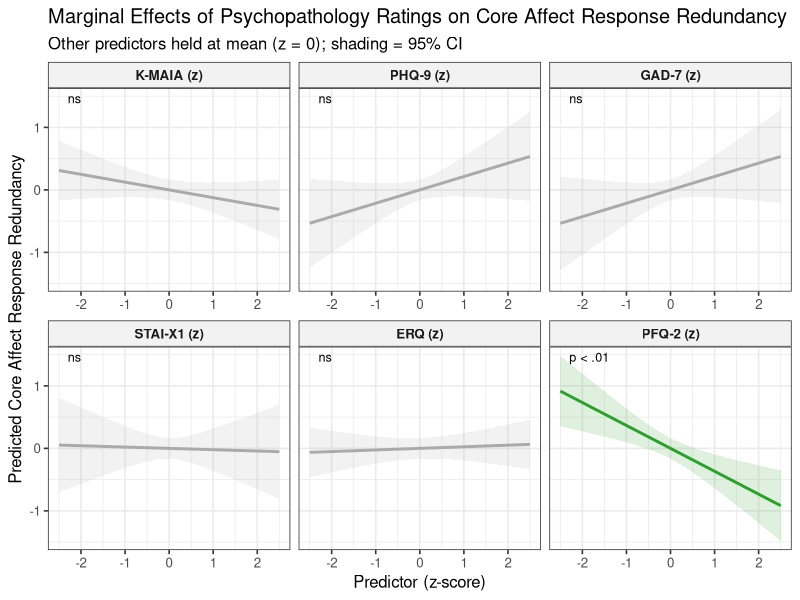
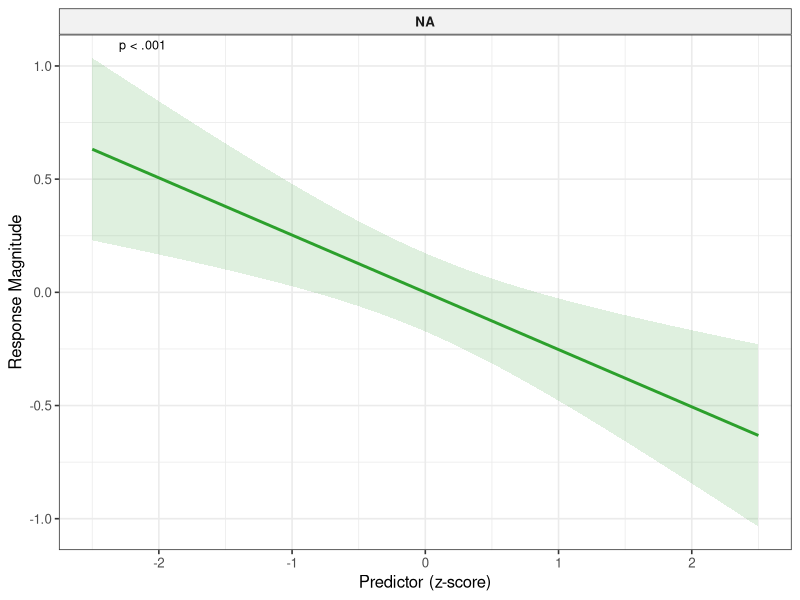
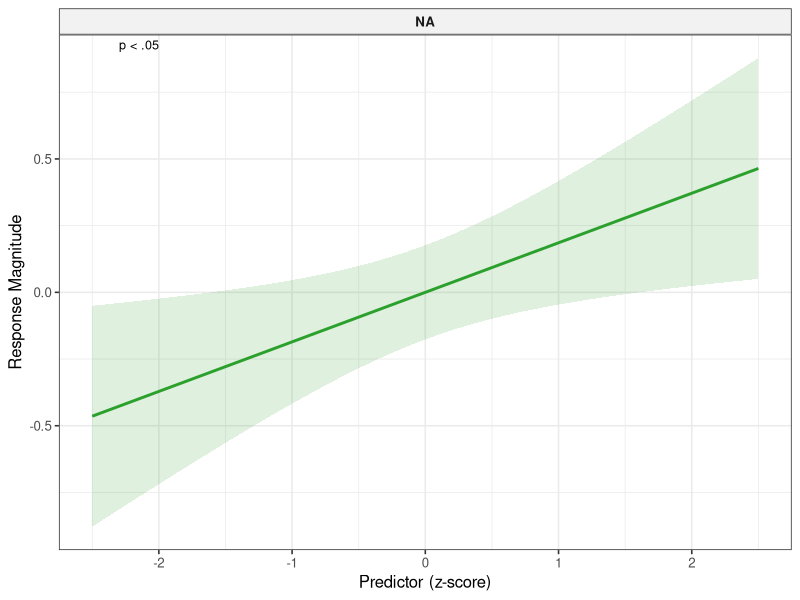
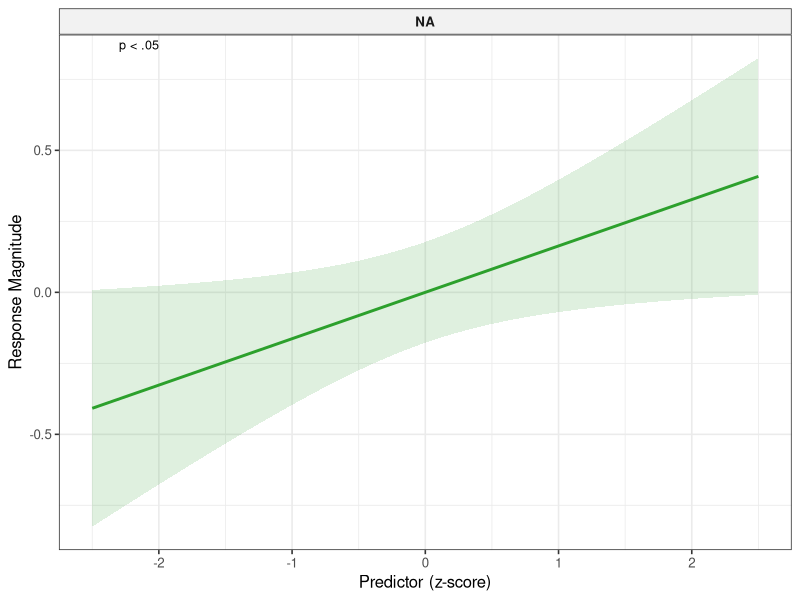
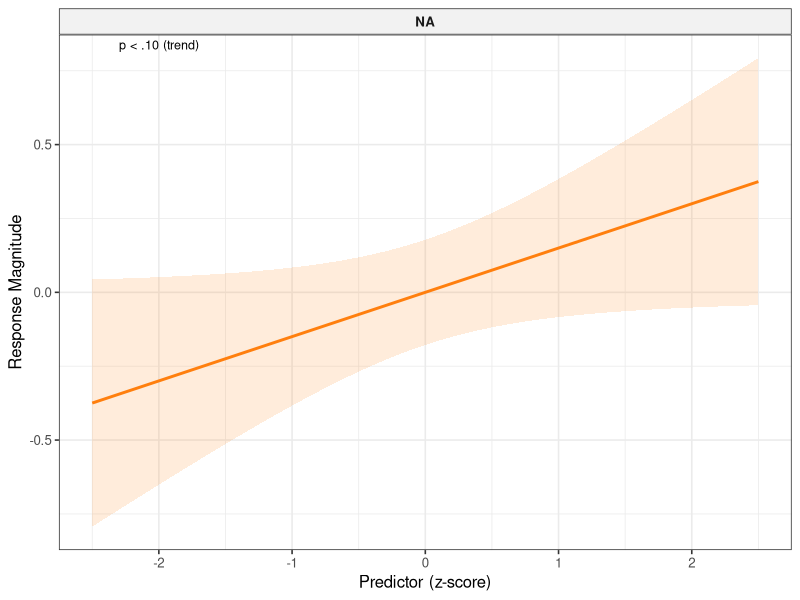
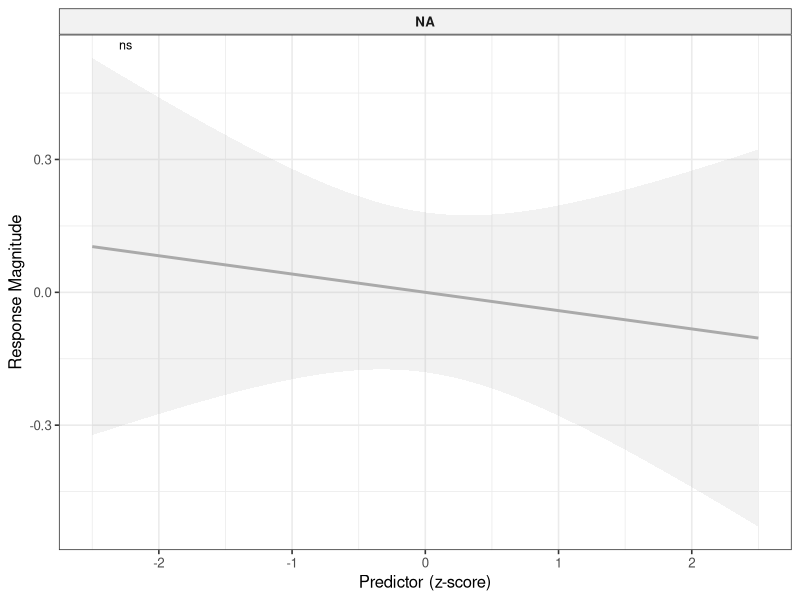
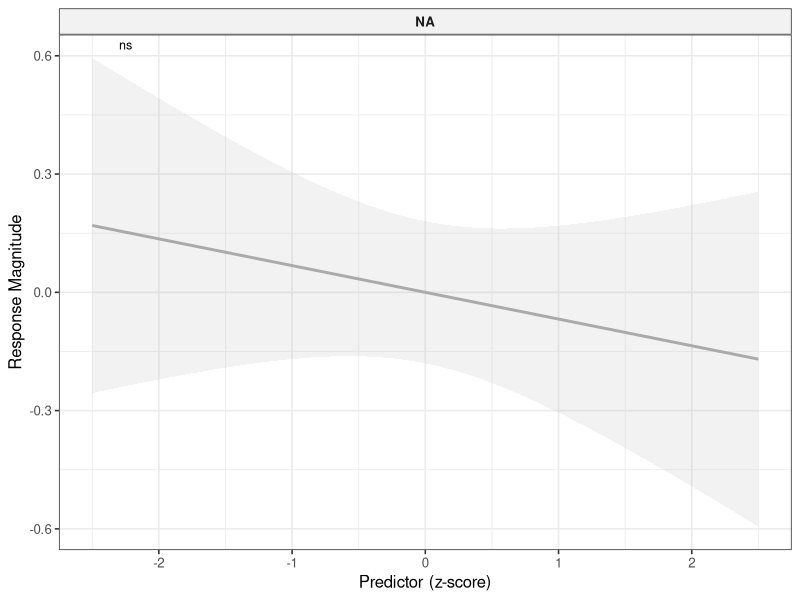

Write R code to recreate these figures, in order.
library(lme4)       # lmer
library(lmerTest)   # Satterthwaite df + p-values for lmer
library(dplyr)      # data wrangling
library(car)        # vif()
library(ggplot2)    # coefficient plot
library(tidyverse)
library(readxl)
setwd("C:/Users/user/Desktop/초거대AI/manuscript/publication/SCI_REP/upload")
df <- read_excel("df_pathology_magnitude.xlsx")
df <- read_excel("df_pathology_redundancy.xlsx")
cat("Data shape:", nrow(df), "rows,", ncol(df), "cols\n")
cat("Participants:", n_distinct(df$participant), "\n")
cat("Emotions    :", n_distinct(df$emotion), "\n")

# =============================================================================
# Start with magnitude outcome, then change df <- read_excel("df_pathology_redundancy.xlsx")
# 1. Standardize predictors
# =============================================================================

predictors <- c("k_maia", "phq9", "gad7", "stai_x1", "erq", "pfq2")

df <- df %>%
  mutate(across(all_of(predictors), ~ as.numeric(scale(.)), .names = "{.col}_z"))
#change magnitude_z for redundancy_z
df <- df %>%
  mutate(
    across(all_of(predictors),
           ~ as.numeric(scale(.)),
           .names = "{.col}_z"),
    redundancy_z  = as.numeric(scale(redundancy))
    )#,
#    redundancy_z = as.numeric(scale(redundancy))
#  )

# =============================================================================
# 2. VIF check  (on participant-level data, one row per participant)
# =============================================================================

df_participant <- df %>%
  select(participant, all_of(paste0(predictors, "_z"))) %>%
  distinct()

lm_vif <- lm(
  k_maia_z ~ phq9_z + gad7_z + stai_x1_z + erq_z + pfq2_z,
  data = df_participant
)

predictors_z <- c("k_maia_z", "phq9_z", "gad7_z", "stai_x1_z", "erq_z", "pfq2_z")

vif_results <- data.frame(predictor = predictors, VIF = NA)
for (i in seq_along(predictors_z)) {
  pred <- predictors_z[i]
  
  formula_reduced <- as.formula(paste(
    pred, "~",
    paste(setdiff(predictors_z, pred), collapse = " + ")
  ))
  
  lm_vif <- lm(formula_reduced, data = df_participant)
  
  r2   <- summary(lm_vif)$r.squared
  vif  <- 1 / (1 - r2)
  
  vif_results$VIF[i] <- round(vif, 3)
}

cat("\n[VIF — Multicollinearity Check]\n")
print(vif_results)
cat("\nVIF > 10: severe | VIF 5-10: moderate | VIF < 5: acceptable\n")


# =============================================================================
# # Start with magnitude outcome, then change magnitude_z to redundancy_z
# 3. Fit LMM
# =============================================================================

model <- lmer(
  redundancy_z ~ k_maia_z + phq9_z + gad7_z + stai_x1_z + erq_z + pfq2_z
  + (1 | participant)
  + (1 | emotion),
  data = df,
  REML = FALSE   # REML for variance component estimation
)

model_min1 <- lmer(
  redundancy_z ~ k_maia_z 
  + (1 | participant)
  + (1 | emotion),
  data = df,
  REML = FALSE   # REML for variance component estimation
)

model_min2 <- lmer(
  redundancy_z ~ phq9_z
  + (1 | participant)
  + (1 | emotion),
  data = df,
  REML = FALSE
)

model_min3 <- lmer(
  redundancy_z ~ gad7_z 
  + (1 | participant)
  + (1 | emotion),
  data = df,
  REML = FALSE
)

model_min4 <- lmer(
  redundancy_z ~ stai_x1_z
  + (1 | participant)
  + (1 | emotion),
  data = df,
  REML = FALSE
)
model_min5 <- lmer(
  redundancy_z ~ erq_z
  + (1 | participant)
  + (1 | emotion),
  data = df,
  REML = FALSE
)
model_min6 <- lmer(
  redundancy_z ~ pfq2_z
  + (1 | participant)
  + (1 | emotion),
  data = df,
  REML = FALSE
)

predictors_z <- c("phq9_z","gad7_z")
for (pred in predictors_z) {
  formula_reduced <- as.formula(paste(
    "redundancy_z ~",
    paste(setdiff(predictors_z, pred), collapse = " + "),
    "+ (1 | participant) + (1 | emotion)"
  ))
  
  model_reduced <- lmer(formula_reduced, data = df, REML = FALSE)
  AIC(model_reduced)
  
  cat("\n[Dropped:", pred, "]\n")
  print(AIC(model_reduced))
  #print(anova(model_reduced, model_min1))
}
model_comp <- anova(model_min6 , model_min5, model_min4, model_min3, model_min2, model_min1, model)
cat("\n[Model Comparisons]\n")
print(model_comp)
cat("\n[Model Summary]\n")
print(summary(model))
# =============================================================================
# 4. Random effects variance components
# =============================================================================
cat("\n[Random Effects Variance Components]\n")
print(as.data.frame(VarCorr(model)))

# =============================================================================
# 5. Manual marginal effect computation
#    - Vary one predictor across its range
#    - Hold all others at 0 (= mean, since z-scored)
#    - Compute predicted magnitude + 95% CI from fixed effects only
# =============================================================================
fe       <- fixef(model)
vcov_mat <- as.matrix(vcov(model))

predict_marginal <- function(predictor_name, n_points = 100) {
  
  # Range: -2.5 SD to +2.5 SD (covers ~99% of z-scored data)
  z_seq <- seq(-2.5, 2.5, length.out = n_points)
  
  all_predictors_z <- c("k_maia_z", "phq9_z", "gad7_z", "stai_x1_z", "erq_z", "pfq2_z")
  
  preds <- lapply(z_seq, function(z_val) {
    
    # Design vector: intercept + all predictors at 0 except focal
    x <- setNames(rep(0, length(all_predictors_z)), all_predictors_z)
    x[predictor_name] <- z_val
    x_vec <- c("(Intercept)" = 1, x)
    
    # Predicted value
    y_hat <- sum(fe * x_vec)
    
    # SE from delta method: sqrt(x' * vcov * x)
    se <- sqrt(as.numeric(t(x_vec) %*% vcov_mat %*% x_vec))
    
    data.frame(
      z_val  = z_val,
      y_hat  = y_hat,
      lower  = y_hat - 1.96 * se,
      upper  = y_hat + 1.96 * se
    )
  })
  
  bind_rows(preds) %>% mutate(predictor = predictor_name)
}

# =============================================================================
# 6. Compute marginal effects for all predictors
# =============================================================================

marginal_df <- bind_rows(lapply(
  c("k_maia_z", "phq9_z", "gad7_z", "stai_x1_z", "erq_z", "pfq2_z"),
  predict_marginal
))

# Predictor labels for plot
predictor_labels <- c(
  k_maia_z   = "K-MAIA (z)",
  phq9_z     = "PHQ-9 (z)",
  gad7_z     = "GAD-7 (z)",
  stai_x1_z  = "STAI-X1 (z)",
  erq_z      = "ERQ (z)",
  pfq2_z     = "PFQ-2 (z)"
)

# Significance labels from model summary
fe_summary <- as.data.frame(coef(summary(model))) %>%
  filter(row.names(.) != "(Intercept)") %>%
  mutate(
    predictor = row.names(.),
    sig_label = case_when(
      `Pr(>|t|)` < .001 ~ "p < .001",
      `Pr(>|t|)` < .01  ~ "p < .01",
      `Pr(>|t|)` < .05  ~ "p < .05",
      `Pr(>|t|)` < .10  ~ "p < .10 (trend)",
      TRUE               ~ "ns"
    ),
    color = case_when(
      `Pr(>|t|)` < .05  ~ "significant",
      `Pr(>|t|)` < .10  ~ "trend",
      TRUE               ~ "ns"
    )
  )

marginal_df <- marginal_df %>%
  left_join(fe_summary %>% select(predictor, sig_label, color),
            by = "predictor") %>%
  mutate(
    predictor_label = predictor_labels[predictor],
    predictor_label = factor(predictor_label,
                             levels = predictor_labels)
  )

# =============================================================================
# 7. Plot A: Faceted marginal effects (all 6 predictors)
# =============================================================================

color_values <- c(
  "significant" = "#2ca02c",
  "trend"       = "#ff7f0e",
  "ns"          = "#aaaaaa"
)

p_all <- ggplot(marginal_df,
                aes(x = z_val, y = y_hat,
                    color = color, fill = color)) +
  geom_ribbon(aes(ymin = lower, ymax = upper), alpha = 0.15,
              color = NA) +
  geom_line(linewidth = 1.0) +
  facet_wrap(~ predictor_label, nrow = 2, scales = "free_x") +
  geom_text(
    data = marginal_df %>% group_by(predictor_label) %>% slice(1),
    aes(x = -2.3, y = Inf, label = sig_label),
    vjust = 1.5, hjust = 0, size = 3.2, color = "black"
  ) +
  scale_color_manual(values = color_values) +
  scale_fill_manual(values  = color_values) +
  labs(
    x        = "Predictor (z-score)",
    y        = "Predicted Core Affect Response Redundancy",
    title    = "Marginal Effects of Psychopathology Ratings on Core Affect Response Redundancy",
    subtitle = "Other predictors held at mean (z = 0); shading = 95% CI",
    color    = NULL, fill = NULL
  ) +
  theme_bw(base_size = 12) +
  theme(
    legend.position  = "none",
    strip.background = element_rect(fill = "gray95"),
    strip.text       = element_text(face = "bold")
  )

ggsave("FIG6.pdf", p_all,
       width = 12, height = 7, dpi = 300)
cat("Saved: marginal_effects_all.png\n")

# =============================================================================
# 8. Coefficient summary table (no FDR correction)
# =============================================================================

fe_table <- as.data.frame(coef(summary(model))) %>%
  filter(row.names(.) != "(Intercept)") %>%
  rename(
    estimate = Estimate,
    se       = `Std. Error`,
    df       = df,
    t        = `t value`,
    p        = `Pr(>|t|)`
  ) %>%
  mutate(
    predictor = predictor_labels[row.names(.)],
    sig       = case_when(
      p < .001 ~ "***",
      p < .01  ~ "**",
      p < .05  ~ "*",
      p < .10  ~ ".",
      TRUE     ~ "ns"
    )
  ) %>%
  select(predictor, estimate, se, df, t, p, sig) %>%
  mutate(across(where(is.numeric), ~ round(., 3)))

cat("\n[Fixed Effects Summary (no FDR correction)]\n")
print(fe_table)

# ========
# Individual associations
# ========
predictors_z <- c("k_maia_z", "phq9_z", "gad7_z", "stai_x1_z", "erq_z", "pfq2_z")
for (pred in predictors_z) {
  formula_reduced <- as.formula(paste(
    "redundancy_z ~",
    pred,
    "+ (1 | participant) + (1 | emotion)"
  ))
  
  model_reduced <- lmer(formula_reduced, data = df, REML = FALSE)
  
  cat("\n[Random Effects Variance Components]\n")
  print(as.data.frame(VarCorr(model_reduced)))
  
  fe       <- fixef(model_reduced)
  vcov_mat <- as.matrix(vcov(model_reduced))
  
  predict_marginal_reduced <- function(predictor_name, n_points = 100) {
    
    # Range: -2.5 SD to +2.5 SD (covers ~99% of z-scored data)
    z_seq <- seq(-2.5, 2.5, length.out = n_points)
    
    all_predictors_z <- pred
    
    preds <- lapply(z_seq, function(z_val) {
      
      # Design vector: intercept + all predictors at 0 except focal
      x <- setNames(rep(0, length(all_predictors_z)), all_predictors_z)
      x[predictor_name] <- z_val
      x_vec <- c("(Intercept)" = 1, x)
      
      # Predicted value
      y_hat <- sum(fe * x_vec)
      
      # SE from delta method: sqrt(x' * vcov * x)
      se <- sqrt(as.numeric(t(x_vec) %*% vcov_mat %*% x_vec))
      
      data.frame(
        z_val  = z_val,
        y_hat  = y_hat,
        lower  = y_hat - 1.96 * se,
        upper  = y_hat + 1.96 * se
      )
    })
    
    bind_rows(preds) %>% mutate(predictor = predictor_name)
  }
  
  marginal_df_reduced <- bind_rows(lapply(
    pred,
    predict_marginal_reduced
  ))
  
  predictor_labels_reduced <- pred
  
  # Significance labels from model summary
  fe_summary_reduced <- as.data.frame(coef(summary(model_reduced))) %>%
    filter(row.names(.) != "(Intercept)") %>%
    mutate(
      predictor = row.names(.),
      sig_label = case_when(
        `Pr(>|t|)` < .001 ~ "p < .001",
        `Pr(>|t|)` < .01  ~ "p < .01",
        `Pr(>|t|)` < .05  ~ "p < .05",
        `Pr(>|t|)` < .10  ~ "p < .10 (trend)",
        TRUE               ~ "ns"
      ),
      color = case_when(
        `Pr(>|t|)` < .05  ~ "significant",
        `Pr(>|t|)` < .10  ~ "trend",
        TRUE               ~ "ns"
      )
    )
  
  marginal_df_reduced <- marginal_df_reduced %>%
    left_join(fe_summary_reduced %>% select(predictor, sig_label, color),
              by = "predictor") %>%
    mutate(
      predictor_label = predictor_labels_reduced[predictor],
      predictor_label = factor(predictor_label,
                               levels = predictor_labels_reduced)
    )
  
  color_values <- c(
    "significant" = "#2ca02c",
    "trend"       = "#ff7f0e",
    "ns"          = "#aaaaaa"
  )
  
  p_all_reduced <- ggplot(marginal_df_reduced,
                  aes(x = z_val, y = y_hat,
                      color = color, fill = color)) +
    geom_ribbon(aes(ymin = lower, ymax = upper), alpha = 0.15,
                color = NA) +
    geom_line(linewidth = 1.0) +
    facet_wrap(~ predictor_label, nrow = 2, scales = "free_x") +
    geom_text(
      data = marginal_df_reduced %>% group_by(predictor_label) %>% slice(1),
      aes(x = -2.3, y = Inf, label = sig_label),
      vjust = 1.5, hjust = 0, size = 3.2, color = "black"
    ) +
    scale_color_manual(values = color_values) +
    scale_fill_manual(values  = color_values) +
    labs(
      x        = "Predictor (z-score)",
      y        = "Response Magnitude",
      #title    = "Marginal Effects of Psychopathology Ratings on Core Affect Response Redundancy",
      #subtitle = "Other predictors held at mean (z = 0); shading = 95% CI",
      color    = NULL, fill = NULL
    ) +
    theme_bw(base_size = 12) +
    theme(
      legend.position  = "none",
      strip.background = element_rect(fill = "gray95"),
      strip.text       = element_text(face = "bold")
    )
  name_reduced <- paste("marginal_effects_magn", pred, ".png")
  ggsave(name_reduced, p_all_reduced,
         width = 4, height = 4, dpi = 150)
  cat("Saved: marginal_effects_all.png\n")
  
  fe_table <- as.data.frame(coef(summary(model_reduced))) %>%
    filter(row.names(.) != "(Intercept)") %>%
    rename(
      estimate = Estimate,
      se       = `Std. Error`,
      df       = df,
      t        = `t value`,
      p        = `Pr(>|t|)`
    ) %>%
    mutate(
      predictor = predictor_labels[row.names(.)],
      sig       = case_when(
        p < .001 ~ "***",
        p < .01  ~ "**",
        p < .05  ~ "*",
        p < .10  ~ ".",
        TRUE     ~ "ns"
      )
    ) %>%
    select(predictor, estimate, se, df, t, p, sig) %>%
    mutate(across(where(is.numeric), ~ round(., 3)))
  
  cat("\n[Fixed Effects Summary (no FDR correction)]\n")
  print(fe_table)
  name_table <- paste("lmm_fe_table_magn_", pred, "csv")
  #write_csv(fe_table, name_table)
  cat("Saved: lmm_fe_table.csv\n")
}

predictors_z <- c("k_maia_z", "phq9_z", "gad7_z", "stai_x1_z", "erq_z", "pfq2_z")
for (pred in predictors_z) {
  formula_reduced <- as.formula(paste(
    "redundancy_z ~",
    pred,
    "+ (1 | participant) + (1 | emotion)"
  ))
  cat("Dropped : ", pred)
  model_reduced <- lmer(formula_reduced, data = df, REML = FALSE)
  print(anova(model_reduced, model))
}
